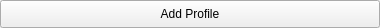
<?xml version="1.0" encoding="UTF-8"?>
<ui version="4.0">
 <class>tWidget</class>
 <widget class="QWidget" name="tWidget">
  <property name="geometry">
   <rect>
    <x>0</x>
    <y>0</y>
    <width>380</width>
    <height>28</height>
   </rect>
  </property>
  <property name="maximumSize">
   <size>
    <width>386</width>
    <height>16777215</height>
   </size>
  </property>
  <property name="windowTitle">
   <string>Form</string>
  </property>
  <property name="styleSheet">
   <string notr="true"/>
  </property>
  <layout class="QGridLayout" name="gridLayout">
   <property name="leftMargin">
    <number>0</number>
   </property>
   <property name="topMargin">
    <number>0</number>
   </property>
   <property name="rightMargin">
    <number>0</number>
   </property>
   <property name="bottomMargin">
    <number>0</number>
   </property>
   <property name="spacing">
    <number>0</number>
   </property>
   <item row="0" column="0">
    <widget class="QPushButton" name="add">
     <property name="sizePolicy">
      <sizepolicy hsizetype="Expanding" vsizetype="Expanding">
       <horstretch>0</horstretch>
       <verstretch>0</verstretch>
      </sizepolicy>
     </property>
     <property name="minimumSize">
      <size>
       <width>0</width>
       <height>0</height>
      </size>
     </property>
     <property name="maximumSize">
      <size>
       <width>16777215</width>
       <height>16777215</height>
      </size>
     </property>
     <property name="text">
      <string>Add Profile</string>
     </property>
     <property name="icon">
      <iconset resource="../.rsrc/res.qrc">
       <normaloff>:/icons/res/drawable-hdpi-v4/addbtn_menu21b.png</normaloff>:/icons/res/drawable-hdpi-v4/addbtn_menu21b.png</iconset>
     </property>
     <property name="iconSize">
      <size>
       <width>20</width>
       <height>20</height>
      </size>
     </property>
    </widget>
   </item>
  </layout>
 </widget>
 <resources>
  <include location="../.rsrc/res.qrc"/>
 </resources>
 <connections/>
</ui>
